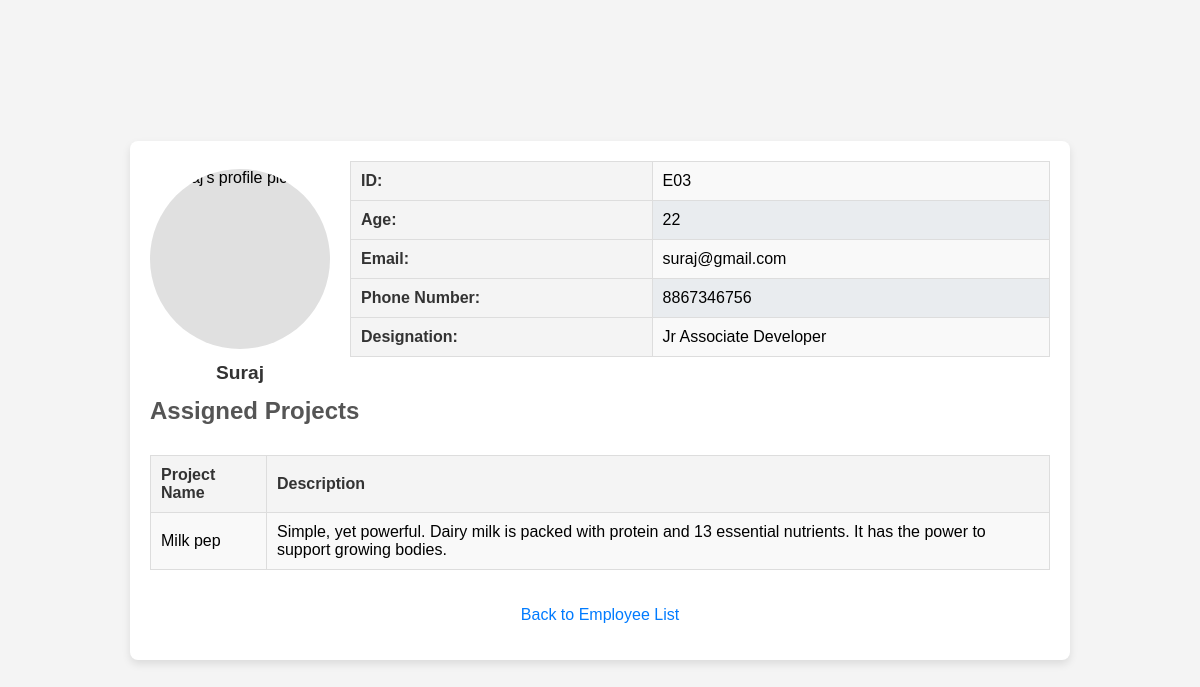
/project_management/employee/3/, run on the app's committed database.
### project_management/models.py (models this page shows, shortened)
class Employee(models.Model):
    employee_id = models.CharField(max_length=10, unique=True)
    full_name = models.CharField(max_length=100)
    age = models.IntegerField()
    email = models.EmailField()
    phone_number = models.CharField(max_length=15)
    designation = models.CharField(max_length=50)

class ProjectAssignment(models.Model):
    employee = models.ForeignKey(Employee, on_delete=models.CASCADE)
    project = models.ForeignKey(Project, on_delete=models.CASCADE)

class Project(models.Model):
    project_name = models.CharField(max_length=100)
    description = models.TextField(blank=True)

### project_management/views.py (the view)
# urls.py: path('employee/<int:employee_id>/', views.employee_detail, name='employee_detail'),
def employee_detail(request, employee_id):
    employee = get_object_or_404(Employee, pk=employee_id)
    assignments = ProjectAssignment.objects.filter(employee=employee)
    return render(request, 'project_management/employee_detail.html', {
        'employee': employee,
        'assignments': assignments
    })

### project_management/templates/project_management/employee_detail.html (shortened to what this page needs)
<!DOCTYPE html>
<html>
<head>
</head>
<body>
    <div class="container">
        <div class="profile-header">
            <div class="profile-image">
                <img src="https://static-00.iconduck.com/assets.00/profile-circle-icon-512x512-zxne30hp.png"
                    alt="{{ employee.full_name }}'s profile picture">
                <div class="profile-name">{{ employee.full_name }}</div>
            </div>
            <div class="profile-info">
                <table class="info-table">
                    <tbody>
                        <tr>
                            <th>ID:</th>
                            <td>{{ employee.employee_id }}</td>
                        </tr>
                        <tr>
                            <th>Age:</th>
                            <td>{{ employee.age }}</td>
                        </tr>
                        <tr>
                            <th>Email:</th>
                            <td>{{ employee.email }}</td>
                        </tr>
                        <tr>
                            <th>Phone Number:</th>
                            <td>{{ employee.phone_number }}</td>
                        </tr>
                        <tr>
                            <th>Designation:</th>
                            <td>{{ employee.designation }}</td>
                        </tr>
                    </tbody>
                </table>
            </div>
        </div>
        <div class="projects-section">
            <h2>Assigned Projects</h2>
            <table class="projects-table">
                <thead>
                    <tr>
                        <th>Project Name</th>
                        <th>Description</th>
                    </tr>
                </thead>
                <tbody>
                    {% for assignment in assignments %}
                    <tr>
                        <td>{{ assignment.project.project_name }}</td>
                        <td>{{ assignment.project.description }}</td>
                    </tr>
                    {% empty %}
                    <tr>
                        <td colspan="2">No projects assigned.</td>
                    </tr>
                    {% endfor %}
                </tbody>
            </table>
        </div>
        <p><a href="{% url 'project_management:employee_list' %}">Back to Employee List</a></p>
    </div>
</body>
</html>

### project_management/templates/project_management/employee_detail.html (style rules this page uses)
body { font-family: Arial, sans-serif; background-color: #f4f4f4; margin: 0; padding: 0; display: flex; flex-direction: column; align-items: center; justify-content: center; min-height: 100vh; }
.container { width: 90%; max-width: 900px; background-color: #ffffff; padding: 20px; box-shadow: 0 4px 8px rgba(0, 0, 0, 0.1); border-radius: 8px; display: grid; grid-template-columns: 1fr; grid-template-rows: auto 1fr; gap: 20px; text-align: center; }
.profile-header { display: grid; grid-template-columns: 180px 1fr; gap: 20px; align-items: center; text-align: left; }
.profile-image { width: 180px; height: 180px; border-radius: 50%; background-color: #e0e0e0; display: flex; align-items: center; justify-content: center; position: relative; }
.profile-image img { width: 100%; height: 100%; border-radius: 50%; object-fit: cover; }
.profile-name { position: absolute; bottom: -40px; width: 100%; text-align: center; font-size: 1.2em; font-weight: bold; color: #333; padding: 5px; border-radius: 50%; }
.profile-info { display: grid; gap: 20px; }
.info-table { width: 100%; border-collapse: collapse; }
.info-table th, .info-table td { border: 1px solid #ddd; padding: 10px; text-align: left; }
.info-table th { background-color: #f4f4f4; color: #333; }
.info-table tr:nth-child(odd) { background-color: #f9f9f9; }
.info-table tr:nth-child(even) { background-color: #e9ecef; }
h2 { color: #555; margin-top: 20px; margin-bottom: 10px; }
.projects-section { display: grid; gap: 20px; text-align: left; }
.projects-table { width: 100%; border-collapse: collapse; }
.projects-table th, .projects-table td { border: 1px solid #ddd; padding: 10px; text-align: left; }
.projects-table th { background-color: #f4f4f4; color: #333; }
.projects-table tr:nth-child(odd) { background-color: #f9f9f9; }
p a { color: #007bff; text-decoration: none; font-size: 1em; }

### data on the page
Employee: full_name "Suraj", employee_id "E03", age "22", email "suraj@gmail.com", phone_number "8867346756", designation "Jr Associate Developer"
ProjectAssignment: project.project_name "Milk pep", project.description "Simple, yet powerful. Dairy milk is packed with protein and 13 essential nutrients. It has the power to support growing bodies."
